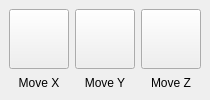
  <widget class="QDockWidget" name="dockNavigation">
   <property name="windowTitle">
    <string>Navigation</string>
   </property>
   <attribute name="dockWidgetArea">
    <number>2</number>
   </attribute>
   <widget class="QWidget" name="dockWidgetContents_9">
    <layout class="QGridLayout" name="gridLayout_2">
     <item row="0" column="0">
      <widget class="NavPushButton" name="moveXPushButton">
       <property name="minimumSize">
        <size>
         <width>60</width>
         <height>60</height>
        </size>
       </property>
       <property name="maximumSize">
        <size>
         <width>60</width>
         <height>60</height>
        </size>
       </property>
       <property name="text">
        <string/>
       </property>
      </widget>
     </item>
     <item row="0" column="2">
      <widget class="NavPushButton" name="moveYPushButton">
       <property name="minimumSize">
        <size>
         <width>60</width>
         <height>60</height>
        </size>
       </property>
       <property name="maximumSize">
        <size>
         <width>60</width>
         <height>60</height>
        </size>
       </property>
       <property name="text">
        <string/>
       </property>
      </widget>
     </item>
     <item row="0" column="4">
      <widget class="NavPushButton" name="moveZPushButton">
       <property name="minimumSize">
        <size>
         <width>60</width>
         <height>60</height>
        </size>
       </property>
       <property name="maximumSize">
        <size>
         <width>60</width>
         <height>60</height>
        </size>
       </property>
       <property name="text">
        <string/>
       </property>
      </widget>
     </item>
     <item row="1" column="4">
      <widget class="QLabel" name="label_6">
       <property name="text">
        <string>Move Z</string>
       </property>
       <property name="alignment">
        <set>Qt::AlignCenter</set>
       </property>
      </widget>
     </item>
     <item row="1" column="2">
      <widget class="QLabel" name="label_5">
       <property name="text">
        <string>Move Y</string>
       </property>
       <property name="alignment">
        <set>Qt::AlignCenter</set>
       </property>
      </widget>
     </item>
     <item row="1" column="0">
      <widget class="QLabel" name="label_4">
       <property name="text">
        <string>Move X</string>
       </property>
       <property name="alignment">
        <set>Qt::AlignCenter</set>
       </property>
      </widget>
     </item>
    </layout>
   </widget>
  </widget>
